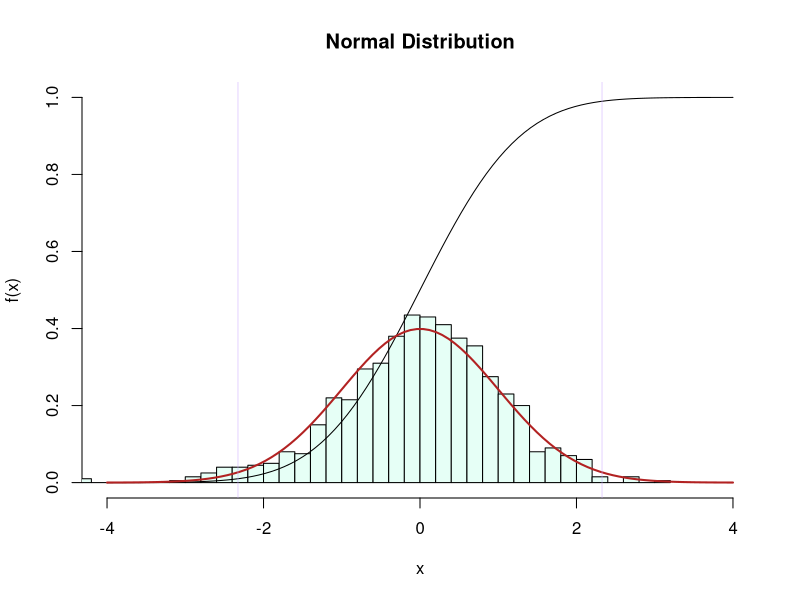
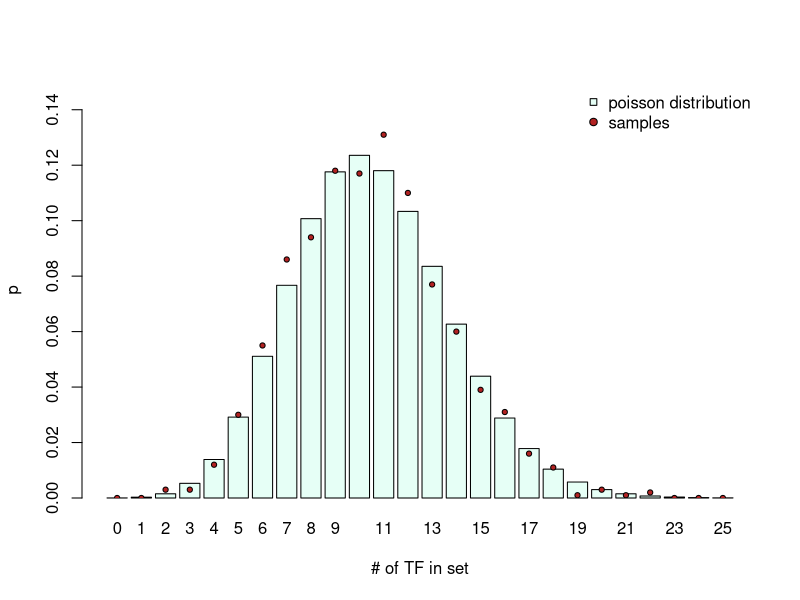
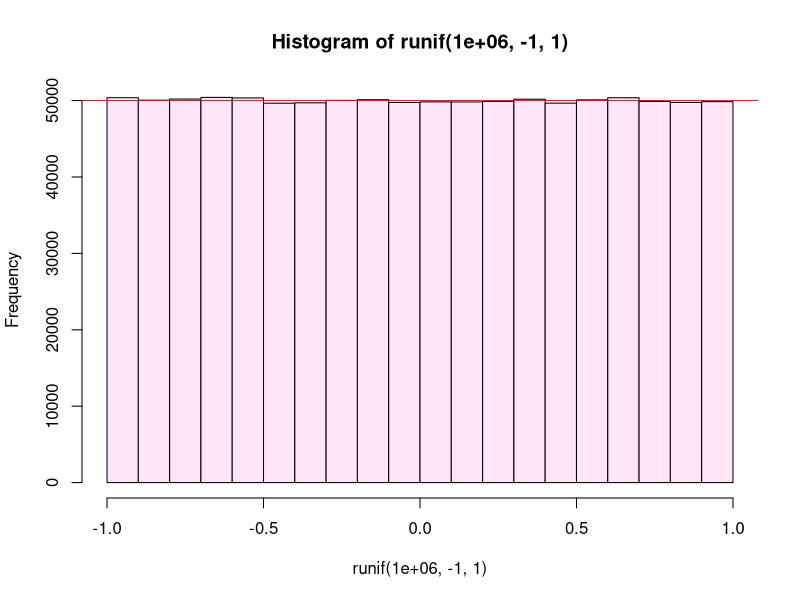
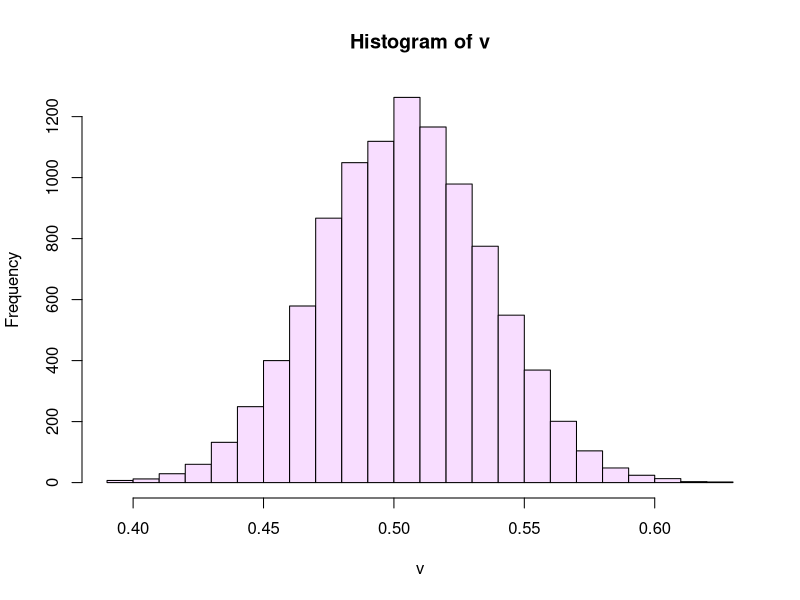
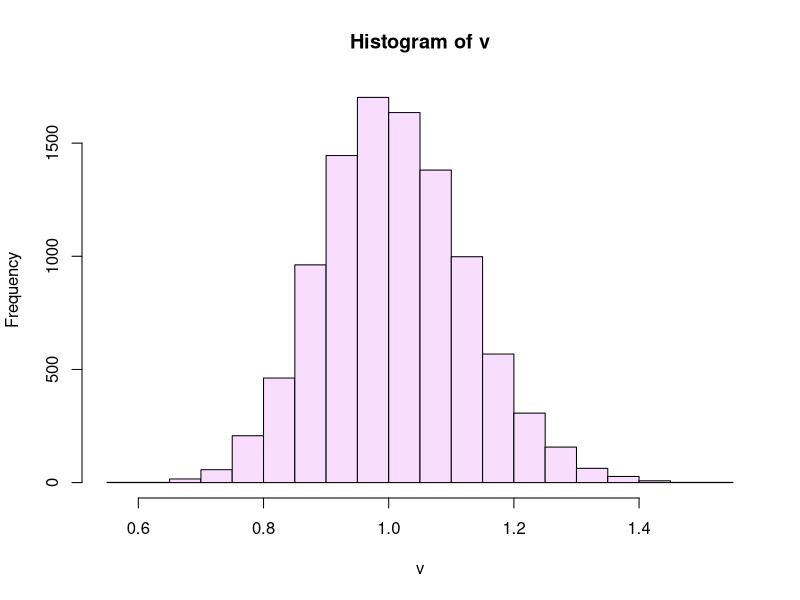
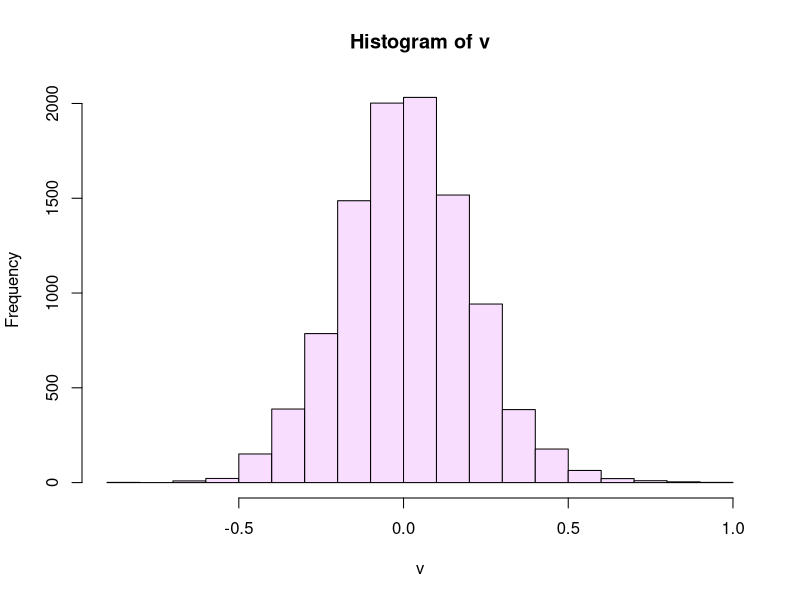
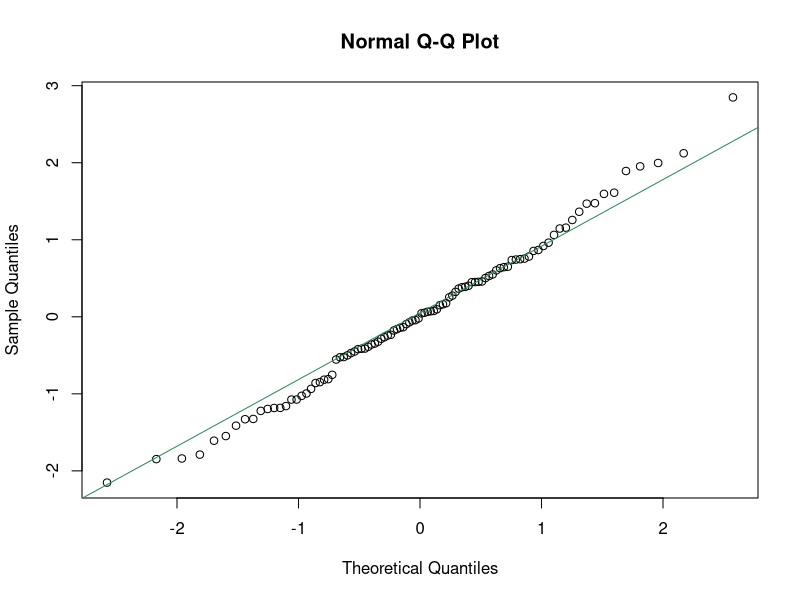
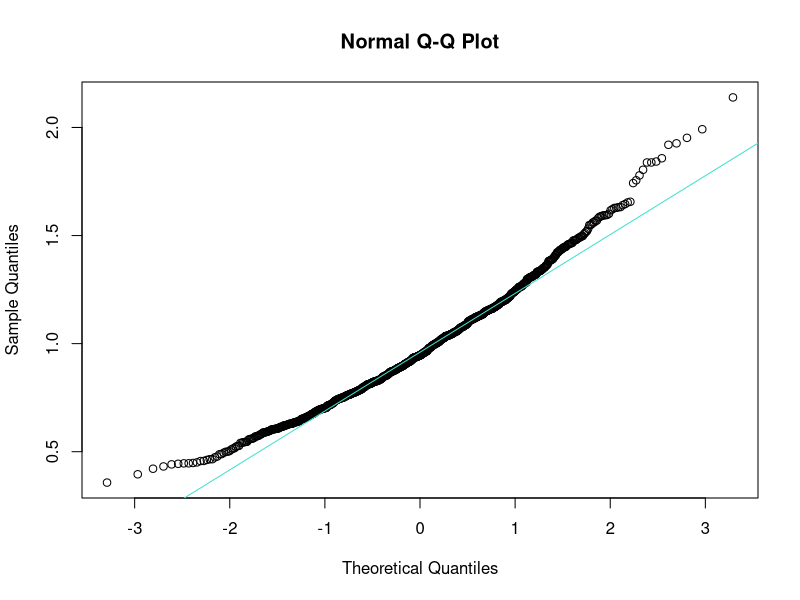

These charts were generated, in order, by the following R code:
# FND-STA-Probability_distribution.R
#
# Purpose:  A Bioinformatics Course:
#              R code accompanying the FND-STA-Probability_distribution unit.
#
# Version:  1.3
#
# Date:     2017  10  -  2019  01
# Author:   Boris Steipe (boris.steipe@utoronto.ca)
#
# Versions:
#           1.3    Change from require() to requireNamespace(),
#                      use <package>::<function>() idiom throughout,
#           1.2    Update set.seed() usage
#           1.1    Corrected empirical p-value
#           1.0    First code live version
#
# TODO:
#           Add tasks
#
# == DO NOT SIMPLY  source()  THIS FILE! =======================================
#
# If there are portions you don't understand, use R's help system, Google for an
# answer, or ask your instructor. Don't continue if you don't understand what's
# going on. That's not how it works ...
#
# ==============================================================================


#TOC> ==========================================================================
#TOC> 
#TOC>   Section  Title                                                         Line
#TOC> -----------------------------------------------------------------------------
#TOC>   1        Introduction                                                    52
#TOC>   2        Three fundamental distributions                                115
#TOC>   2.1        The Poisson Distribution                                     118
#TOC>   2.2        The uniform distribution                                     172
#TOC>   2.3        The Normal Distribution                                      192
#TOC>   3        quantile-quantile comparison                                   233
#TOC>   3.1        qqnorm()                                                     243
#TOC>   3.2        qqplot()                                                     309
#TOC>   4        Quantifying the difference                                     326
#TOC>   4.1        Chi2 test for discrete distributions                         361
#TOC>   4.2        Kullback-Leibler divergence                                  452
#TOC>   4.2.1          An example from tossing dice                             463
#TOC>   4.2.2          An example from lognormal distributions                  586
#TOC>   4.3        Kolmogorov-Smirnov test for continuous distributions         629
#TOC> 
#TOC> ==========================================================================


# =    1  Introduction  ========================================================

# The space of possible outcomes of events is called a probability distribution
# and the properties of probability distributions are crucial to our work. Many
# distributions like the (discrete) Poisson, or the (continuous) Normal
# distribution have been characterized in great detail, their behaviour is well
# understood, and they are useful for countless applications - but we also need
# to able to work with ad hoc distributions that have never been seen before.

# Let's get a few facts about probability distributions out of the way:

# The "support" of a probability distribution is the range of outcomes that have
# a non-zero probability. The "domain" of a probability distribution is the
# range of probabilities that the distribution can take over its support. Think
# of this as the ranges on the x- and y-axis respectively. Thus the distribution
# can be written as p = f(x).

# The integral over a probability distribution is always 1. This means: the
# distribution reflects the situation that an event does occur, any event, but
# there is not "no event".

# R's inbuilt probability functions always come in four flavours:
# d...  for "density": this is the probability density function (p.d.f.),
#         the value of f(x) at x.
# p...  for "probability": this is the cumulative distribution function
#         (c.d.f.). It is 0 at the left edge of the support, and 1 at
#         the right edge.
# q... for "quantile": The quantile function returns the x value at which p...
#         takes a requested value.
# r... for "random": produces random numbers that are distributed according
#         to the p.d.f.

# To illustrate with the "Normal Distribution" (Gaussian distribution):

# 1000 normally distributed values with default parameters: mean 0, sd 1.
r <- rnorm(1000)

# pastel green: histogram of 1000 random samples
hist(r,
     freq = FALSE,
     breaks = 30,
     xlim = c(-4, 4),
     ylim = c(0, 1),
     main = "Normal Distribution",
     xlab = "x",
     ylab = "f(x)",
     col = "#E6FFF6")

# 100 equally spaced point along x
x <- seq(-4, 4, length.out = 100)

# black: c. d. f. along x. Note that this asymptotically reaches 1
points(x, pnorm(x), type = "l")

# dark red: p. d. f. along x
points(x, dnorm(x), type = "l", lwd = 2, col="firebrick")

# purple: 1% and 99% quantiles
abline(v = qnorm(c(0.01, 0.99)), lwd = 0.5, col = "#CCAAFF")

# Study this plot well and familiarize yourself with the terms.


# =    2  Three fundamental distributions  =====================================


# ==   2.1  The Poisson Distribution  ==========================================

# The Poisson distribution is a discrete probability distribution that
# characterizes how many events we expect among a given number of observations
# if the mean probability of an event is known. Assume we know that there are
# 256 transcription factors among the 6091 protein-coding genes of yeast, then
# the probability of picking a transcription factor at random from all ORFs is
# 256/6091 ~= 4.2%. How many do we expect if we look e.g. at 250 differentially
# expressed genes? This means the mean number of transcription factors  we would
# expect in that sample of differentially expressed genes is (250 * 256)/6091.

dpois(0,  (250 * 256) / 6091)       # Probability of seeing no TFs
dpois(1,  (250 * 256) / 6091)       # Probability of seing one ...
dpois(2,  (250 * 256) / 6091)       # Probability of seing two ...
dpois(3:10, (250 * 256) / 6091)     # Probability of seing from three to ten ...
sum(dpois(0:4, (250 * 256) / 6091)) # Probability of seeing four or less ...

# Lets plot this
N <- 25
x <- dpois(0:N, (250 * 256) / 6091)
names(x) <- as.character(0:N)
midPoints <- barplot(x, col = "#E6FFF6",
             axes = TRUE,
             ylim = c(0, 0.15),
             xlab = "# of TF in set",
             ylab = "p")

# Confirm that our understanding of dpois() is correct, by simulating actual
# trials:

N <- 1000
genes <- numeric(6091)   # All genes are 0
genes[1:256] <- 1        # TFs  are 1

x <- numeric(N)          # initialize vector
set.seed(112358)
for (i in 1:N) {
  x[i] <- sum(sample(genes, 250)) # sum of TFs in our sample in this trial
}
set.seed(NULL)

(t <- table(x)/N)

# Add these values to the plot
y <- numeric(26)                     # initialize vector with 26 slots
y[as.numeric(names(t)) + 1] <- t     # put the tabled values there (index + 1)
points(midPoints, y, pch = 21, cex = 0.7, bg = "firebrick")
legend("topright",
       legend = c("poisson distribution", "samples"),
       pch = c(22, 21),
       pt.bg = c("#E6FFF6", "firebrick"),
       bty = "n")


# ==   2.2  The uniform distribution  ==========================================

# The uniform distribution has the same probability over its entire support. R's
# runif() function takes the desired number, the min and the max as arguments.
# Let's plot a histogram of a million values between -1 and 1 to demonstrate.

hist(runif(1e6, -1, 1), breaks = 20, col = "#FFE6F6")
abline(h = 1e6/20, col="firebrick")

# One of the important uses of the uniform distribution is to write conditional
# expressions that are TRUE with a given probability. For example, to get TRUE
# values with a probability of 1/3, we pick a random number between 0 and 1, and
# ask whether the number is smaller than 1/3. Example:

runif(10) < 1/3

#confirm with a million trials
sum(runif(1e6) < 1/3)/1e6  # should be close to 0.33333...


# ==   2.3  The Normal Distribution  ===========================================

# The king of probability distributions. Why? That's because of the Central
# Limit Theorem (CLT) that essentially says that a process that is subject to
# small fluctuations will tend to normally distributed outcomes ... and in
# biology literally everything is subject to small fluctuations.

# Lets simulate: Lets create a vector of 12345 numbers, choose samples of size
# 77 from that vector and calculate the mean. We do that 9999 times. I am just
# using odd numbers so it is clear in the code which number represents what.

x <- runif(12345)
v <- numeric(9999)
for (i in 1:length(v)) {
  v[i] <- mean(sample(x, 77))
}

hist(v, breaks = 20, col = "#F8DDFF")

# Let's try this again, this time sampling from an exponential distribution ...
x <- rexp(12345)
v <- numeric(9999)
for (i in 1:length(v)) {
  v[i] <- mean(sample(x, 77))
}

hist(v, breaks = 20, col = "#F8DDFF")

# ... or from a t-distribution ...
x <- rt(12345, df = 3)
v <- numeric(9999)
for (i in 1:length(v)) {
  v[i] <- mean(sample(x, 77))
}

hist(v, breaks = 20, col = "#F8DDFF")

# The outcomes all give normal distributions, regardless what the details of our
# original distribution were!


# =    3  quantile-quantile comparison  ========================================


# Once we have observed a distribution of outcomes, the next task is often to
# quantify whether the values correspond to a known distribution. This can be
# done with quantile-quantile plots that plot the quantile values of one
# distribution against those of the other. Identically distributed quantiles lie
# on a straight line.


# ==   3.1  qqnorm()  ==========================================================

# The functions qqnorm() and qqline() perform this
# comparison with the normal distribution.

set.seed(112358)
x <- rnorm(100, mean=0, sd=1) # 100 normally distributed values
set.seed(NULL)

qqnorm(x)
qqline(x, col = "seagreen")

# Our variables in x appear normally distribute - which is not surprising since
# we produced them with rnorm(). What about the kind of sampling we did above?
# Let's test whether samples from an exponential distribution are normally
# distributed (previously we just visually inspected the histogram.)

# Create a vector of sample means from the exponential distribution; use
# only a few samples for the mean
x <- rexp(12345)
v <- numeric(999)

set.seed(112358)
for (i in 1:length(v)) {
  v[i] <- mean(sample(x, 12))
}
set.seed(NULL)

qqnorm(v)
qqline(v, col = "turquoise") # normal

#try with more samples
for (i in 1:length(v)) {
  v[i] <- mean(sample(x, 77))
}
qqnorm(v)
qqline(v, col = "steelblue") # normal

#try with many samples
for (i in 1:length(v)) {
  v[i] <- mean(sample(x, 374))
}
qqnorm(v)
qqline(v, col = "plum") # normal

# Exactly as the CLT predicts, the more often we sample - we tried
# 12, 77, and 374 samples - the more "normal" the distribution looks.

# What does a distribution look like that is NOT normal?
# Let's try simulating an "Extreme value distribution". This type of
# distribution appears if we choose the max() of a sample

set.seed(112358)
rEVD <- numeric(9999)
for (i in seq_along(rEVD)) {
  rEVD[i] <- max(rnorm(100))
}
set.seed(NULL)

hist(rEVD, breaks = 20, col = "orchid")
# Note the long tail on the right!

qqnorm(rEVD)
qqline(rEVD, col = "orchid") # Definitely not "normal"!


# ==   3.2  qqplot()  ==========================================================

# qqplot() works like qqnorm(), except that we compare two arbitrary
# distribtutions, rather than one distribution against the normal distribution
# as we did before. Sample against sample.

x <- seq(0, 4, length.out = 100)

dl <- dlnorm(x) # log-normal distribution
dg <- dgamma(x, shape=1.5)   # gamma distribution

plot(dl, type="l")
points(dg, type="l", col = "maroon")

qqplot(dl, dg) # clearly not equal


# =    4  Quantifying the difference  ==========================================


# Quantile-quantile plots give us a visual estimate, but how do we quantify the
# difference between distributions? Let's compare two types of extreme-value
# distributions, a lognormal distribution with the same distribution that is
# slightly shifted, and three gamma distributions with three different shape
# parameters. Let's define and visualize the distributions first, to see what
# we are comparing.

x <- seq(0, 4, length.out = 100)

set.seed(112358)
dl1 <- dlnorm(x) # log-normal distribution
dl2 <- dlnorm(x - 0.25) # log-normal distribution, shifted right (a bit)
dg1.2 <- dgamma(x, shape=1.2)   # three gamma distributions with...
dg1.5 <- dgamma(x, shape=1.5)   # ...wider, and wider...
dg1.9 <- dgamma(x, shape=1.9)   # ...peak
set.seed(NULL)

myCols <- c("black", "grey", "maroon", "turquoise", "steelblue")

plot(dl1, type="l", lwd=2)   # visualize the distributions
points(dl2, type="l", col = myCols[2])
points(dg1.2, type="l", col = myCols[3])
points(dg1.5, type="l", col = myCols[4])
points(dg1.9, type="l", col = myCols[5])
legend("topright",
       legend = c("dl1", "dl2", "dg1.2", "dg1.5", "dg1.9"),
       lty = 1,
       lwd = c(2, 1, 1, 1, 1),
       col = myCols,
       bty = "n")


# ==   4.1  Chi2 test for discrete distributions  ==============================

# The chi2 test can be used to compare discrete distributions - even though
# it is not ideal for this purpose.
# (https://stats.stackexchange.com/questions/113692/test-identicality-of-discrete-distributions)
#
# Let's draw 100 random variables according to our target distributions
N <- 100
set.seed(112358)
rL1   <- rlnorm(N) # log-normal distribution
rL2   <- rlnorm(N, meanlog = 0.25) # log-normal distribution, shifted right
rG1.2 <- rgamma(N, shape=1.2)   # three gamma distributions with...
rG1.5 <- rgamma(N, shape=1.5)   # ...wider, and wider...
rG1.9 <- rgamma(N, shape=1.9)   # ...peak
set.seed(NULL)

maxX <- max(c(rL1, rL2, rG1.2, rG1.5, rG1.9))

myBreaks <- seq(0, 5, length.out = 10) # 9 intervals from 0 to 5...
myBreaks <- c(myBreaks, maxX) # ... and one that contains the outliers

# It's easy to plot a histogram of one set of random deviates...
hist(rG1.5, breaks = myBreaks, col = myCols[4])

# ... but basic R has no inbuilt function to stack histogram bars side-by-side.
# We use the multhist() function in the plotrix package: check out the
# package information - plotrix has _many_ useful utilities to enhance
# plots or produce informative visualizations.

if (! requireNamespace("plotrix", quietly = TRUE)) {
  install.packages("plotrix")
}
# Package information:
#  library(help = plotrix)       # basic information
#  browseVignettes("plotrix")    # available vignettes
#  data(package = "plotrix")     # available datasets


h <- plotrix::multhist(list(rL1, rL2, rG1.2, rG1.5, rG1.9 ),
                       breaks = myBreaks,
                       col = myCols)
legend("topright",
       legend = c("rL1", "rL2", "rG1.2", "rG1.5", "rG1.9"),
       pch=15,
       col = myCols,
       bty="n")

# We have assigned the output of multihist to the variable h, which now
# contains the densities, midpoints, breaks etc. of the histogram ...
# as well as the matrix of counts:
h[[2]]

# But using hist() or multhist() for binning is a bit of a hack - even though
# it works, of course. The "real" R function to bin data is cut(). cut()
# sorts the values of a vector into bins, and returns the bin-labels as
# integers.

x <- cut(rL1, breaks = myBreaks, labels = FALSE)
table(x)

countsL1   <- table(cut(rL1  , breaks = myBreaks, labels = FALSE))
countsL2   <- table(cut(rL2  , breaks = myBreaks, labels = FALSE))
countsG1.2 <- table(cut(rG1.2, breaks = myBreaks, labels = FALSE))
countsG1.5 <- table(cut(rG1.5, breaks = myBreaks, labels = FALSE))
countsG1.9 <- table(cut(rG1.9, breaks = myBreaks, labels = FALSE))


chisq.test(countsL1, countsL2)

# Note that this use of the chi2 test does not have very much power, since it
# does not assume the values for the bins are ordered, but takes them to
# be independent. Also, chisq.test() complains about the Chi-squared
# approximation to be possibly incorrect because some of the counts are small.
# In this case, rather than rely on the in-built chi-square table, we can do
# an explicit simulation to estimate the p-value for the null hypothesis.
#
chisq.test(countsL1, countsL2, simulate.p.value = TRUE, B = 10000)

# Note that the probability that the samples came from the same distribution is
# quite high. We don't seem to be able to distinguish l1 and l2 with the chi2
# test.

# Let's calculate this for the other distribution too:

chisq.test(countsL1, countsG1.2, simulate.p.value = TRUE, B = 10000)
chisq.test(countsL1, countsG1.5, simulate.p.value = TRUE, B = 10000)
chisq.test(countsL1, countsG1.9, simulate.p.value = TRUE, B = 10000)

# As a result, we would conclude that none of these distributions are
# significantly different.

# ==   4.2  Kullback-Leibler divergence  =======================================

# For discrete probability distributions, there is a much better statistic, the
# Kullback-Leibler divergence (or relative entropy). It is based in information
# theory, and evaluates how different the matched pairs of outcome categories
# are. Its inputs are the probability mass functions (p.m.f.) of the two
# functions to be compared. A probability mass function is the probability of
# every outcome the process can have. Kullback-Leibler divergence therefore can
# be applied to discrete distributions. But we need to talk a bit about
# converting counts to p.m.f.'s.

# ===   4.2.1  An example from tossing dice                        

#  The p.m.f of an honest die is (1:1/6, 2:1/6, 3:1/6, 4:1/6, 5:1/6, 6:1/6). But
#  there is an issue when we convert sampled counts to frequencies, and estimate
#  probabilities with these frequencies. The problem is: by chance we might not
#  have observed a particular outcome! Consider this example:

set.seed(47)
N <- 20
(counts <- table(sample(1:6, N, replace = TRUE)))
set.seed(NULL)

# We have not observed a "2"!
#
# Now, if we convert the counts to frequencies, and assume these to be
# probabilities, we get an observed p.m.f:
pmf <- numeric(6)
for (i in seq_along(counts)) {
  outcome <- as.integer(names(counts)[i])
  pmf[outcome] <- counts[i]/N
}
names(pmf) <- 1:6
pmf

# This means we assign a probability of 0 to the outcome "2" - because we
# haven't observed it. But how do we compare it then? What does it mean when we
# should have 1/6 of "2"s but we have none whatsoever? Taken at face value it
# means we are comparing apples to oranges - essentially a five-faced die with a
# six-faced die - and therefore divergence is infinitely large. Obviously, that
# was just a problem caused by our limited sampling, but the question remains:
# how do we account for missing data? There are several solutions, for example,
# for ordered data one could substitute the average values of the two bracketing
# outcomes. But a simple and quite robust solution is to add "pseudocounts".
# This is called adding a Laplace prior, or a Jeffreys prior: in our case,
# simply add 0.5 to every category.

# pmf of an honest die
pmfHD <- rep(1/6, 6)
names(pmfHD) <- 1:6
pmfHD

# pmf, estimated from our sampled counts with and without pseudocounts

pmfPC <- numeric(6) + 0.5
for (i in seq_along(counts)) {
  outcome <- as.integer(names(counts)[i])
  pmfPC[outcome] <- counts[i] + pmfPC[outcome]
}
pmfPC <- pmfPC / sum(pmfPC)
names(pmfPC) <- 1:6
pmf     # before
pmfPC   # after

# The definition of a function that takes samples and returns a pmf
# with pseudocounts is straightforward, but requires a bit of juggling
# the observed values into the right slots. Here's what this can look like:

pmfPC <- function(cts, nam) {
  # Convert counts to a p.m.f, adding a pseudocount of 0.5 to all categories
  # of outcomes (Jeffreys prior).
  # Parameters:
  #    cts  num   raw counts
  #    nam        names of the categories, converted to char
  # Value   a probability mass function

  nam <- as.character(nam)
  if (!all(names(cts) %in% nam)) {
    stop("PANIC: names in \"cts\" do not match \"nam\"!")
  }
  pmf <- numeric(length(nam))
  names(pmf) <- nam
  pmf[names(cts)] <- cts[names(cts)]
  pmf <- pmf + 0.5    # add pseudocounts
  return(pmf/sum(pmf))
}



# The definition of the Kullback-Leibler divergence itself is quite simple
# actually: for two distributions, p and q it is sum(p * log( p / q))

KLdiv <- function(p, q) {
  # p and q are two pmfs of discrete probability distributions
  # with the same outcomes, which are nowhere 0.
  # Value:  Kullback-Leibler divergence  sum(p * log( p / q))).

  if (length(p) != length(q)) {
    stop("PANIC: input vector lengths differ!")
  }
  if (any(c((p == 0), (q == 0)))) {
    stop("PANIC: 0's found in input vectors!")
  }

  return(sum(p * log( p / q )))
}

# Now we can calculate KL-divergences for our six-faced die example:

KLdiv(rep(1/6, 6), pmfPC(counts, 1:6)) # p.m.f. of an honest die vs. our
                                       # actual counts

# Is that a lot? Let's look at the distribution of KL-divergences in our
# six-sided die scenario: p.m.f. of 20 samples each versus the theoretical
# p.m.f.

N <- 1000
nSample <- 20
divs <- numeric(N)
for (i in 1:N) {
  x <- table(sample(1:6, nSample, replace = TRUE))
  divs[i] <- KLdiv(rep(1/6, 6), pmfPC(x, 1:6))
}

hist(divs,
     col = "whitesmoke",
     xlab = "Kullback-Leibler divergence",
     main = sprintf("%d samples of honest die", nSample))
abline(v = KLdiv(rep(1/6, 6), pmfPC(counts, 1:6)), col="firebrick")

# We see that our example sample (KL-divergence marked with the red line) is
# somewhat but not drastically atypical.


# ===   4.2.2  An example from lognormal distributions             

# We had compared a set of lognormal and gamma distributions above, now we
# can use KL-divergence to quantify their similarity:

pmfL1 <- pmfPC(countsL1, nam = 1:10)
pmfL2 <- pmfPC(countsL2, nam = 1:10)
KLdiv(pmfL1, pmfL2)  # 0.1087

# To evaluate what this number means, we can run a simple simulation: we create
# random samples according to the rL1 distribution, calculate the Kullback
# Leibler divergence with countsL1, and compare the distribution we get with the
# value we observed as the difference with discL2. Essentially, this tells us
# the probability that countsL2 is actually a sample from the L1 function.
# Here we go:

N <- 1000
divs <- numeric(N)

set.seed(31416)
for (i in 1:N) {
  x <- rlnorm(100) # get random samples from our reference distributions
  y <- table(cut(x, breaks = myBreaks, labels = FALSE))  # tabulate counts
  q <- pmfPC(y, nam = 1:10)  # convert to p.m.f. with pseudocounts
  divs[i] <- KLdiv(pmfL1, q)     # calculate Kullback-Leibler divergence
}
set.seed(NULL)

hist(divs,
     col = "thistle",
     xlab = "Kullback-Leibler divergence",
     main = sprintf("Samples from shifted lnorm()"))
abline(v = KLdiv(pmfL1, pmfL2), col="firebrick")

# How many KL-divergences were less than the difference we observed?
sum(divs < KLdiv(pmfL1, pmfL2)) # 933

# Therefore the empirical p-value that the samples came from the same
# distribution is only 100 * ((N - 933) + 1) / (N + 1) (%) ... 6.8%. You see
# that this gives a much more powerful statistical approach than the chi2 test
# we used above.


# ==   4.3  Kolmogorov-Smirnov test for continuous distributions  ==============

# The Kolmogorov-Smirnov (KS) test is meant for continuous distributions, i.e.
# the probability it calculates assumes that the function values are all
# different. In the case of random samples, that is a reasonable assumption. KS
# is a two-sample goodness of fit test, i.e. it has a null-hypothesis that the
# samples were taken from the same (unknown) distribution, and then asks whether
# this is likely, given the actual values. It is sensitive both to differences
# in location (position of the mean), and differences in shape. R has the
# ks.test() function to calculate it.

ks.test(dl1, dl2)     # vs. shifted log-normal.
ks.test(dl1, dg1.2)   # vs. the three gamma distributions
ks.test(dl1, dg1.5)
ks.test(dl1, dg1.9)
ks.test(dg1.5, dg1.9) # the two last gammas against each other

# (The warnings about the presence of ties comes from the 0's in our function
# values). The p-value that these distributions are samples of the same
# probability distribution gets progressively smaller.



# [END]
